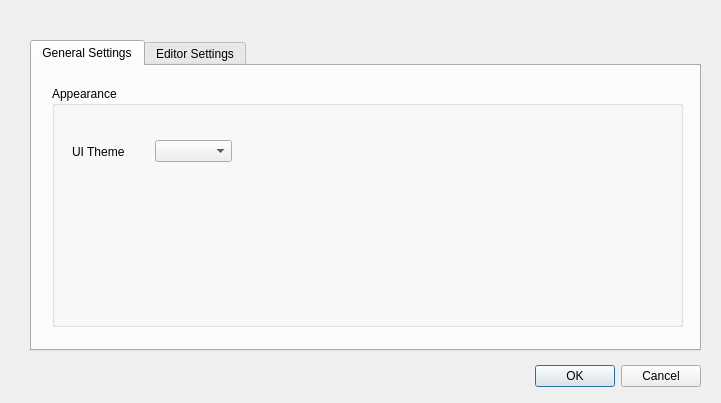
<?xml version="1.0" encoding="UTF-8"?>
<ui version="4.0">
 <class>PreferencesWindow</class>
 <widget class="QDialog" name="PreferencesWindow">
  <property name="geometry">
   <rect>
    <x>0</x>
    <y>0</y>
    <width>721</width>
    <height>403</height>
   </rect>
  </property>
  <property name="windowTitle">
   <string>Dialog</string>
  </property>
  <widget class="QDialogButtonBox" name="buttonBox">
   <property name="geometry">
    <rect>
     <x>360</x>
     <y>360</y>
     <width>341</width>
     <height>32</height>
    </rect>
   </property>
   <property name="orientation">
    <enum>Qt::Horizontal</enum>
   </property>
   <property name="standardButtons">
    <set>QDialogButtonBox::Cancel|QDialogButtonBox::Ok</set>
   </property>
  </widget>
  <widget class="QTabWidget" name="tabWidget">
   <property name="geometry">
    <rect>
     <x>30</x>
     <y>40</y>
     <width>671</width>
     <height>311</height>
    </rect>
   </property>
   <property name="currentIndex">
    <number>0</number>
   </property>
   <widget class="QWidget" name="tab_1">
    <attribute name="title">
     <string>General Settings</string>
    </attribute>
    <widget class="QWidget" name="gridLayoutWidget">
     <property name="geometry">
      <rect>
       <x>20</x>
       <y>20</y>
       <width>631</width>
       <height>241</height>
      </rect>
     </property>
     <layout class="QGridLayout" name="gridLayout">
      <item row="0" column="0">
       <widget class="QGroupBox" name="groupBox">
        <property name="title">
         <string>Appearance</string>
        </property>
        <widget class="QWidget" name="horizontalLayoutWidget">
         <property name="geometry">
          <rect>
           <x>20</x>
           <y>30</y>
           <width>160</width>
           <height>71</height>
          </rect>
         </property>
         <layout class="QHBoxLayout" name="horizontalLayout">
          <item>
           <widget class="QLabel" name="label">
            <property name="text">
             <string>UI Theme</string>
            </property>
           </widget>
          </item>
          <item>
           <widget class="QComboBox" name="themeCombo"/>
          </item>
         </layout>
        </widget>
       </widget>
      </item>
     </layout>
    </widget>
   </widget>
   <widget class="QWidget" name="tab_2">
    <attribute name="title">
     <string>Editor Settings</string>
    </attribute>
    <widget class="QWidget" name="gridLayoutWidget_2">
     <property name="geometry">
      <rect>
       <x>19</x>
       <y>29</y>
       <width>631</width>
       <height>231</height>
      </rect>
     </property>
     <layout class="QGridLayout" name="gridLayout_2">
      <item row="0" column="0">
       <widget class="QGroupBox" name="groupBox_2">
        <property name="title">
         <string>Font</string>
        </property>
        <widget class="QWidget" name="horizontalLayoutWidget_2">
         <property name="geometry">
          <rect>
           <x>20</x>
           <y>30</y>
           <width>171</width>
           <height>51</height>
          </rect>
         </property>
         <layout class="QHBoxLayout" name="horizontalLayout_2">
          <item>
           <widget class="QLabel" name="label_2">
            <property name="text">
             <string>Font Family</string>
            </property>
           </widget>
          </item>
          <item>
           <widget class="QFontComboBox" name="fontComboBox"/>
          </item>
         </layout>
        </widget>
        <widget class="QWidget" name="horizontalLayoutWidget_3">
         <property name="geometry">
          <rect>
           <x>200</x>
           <y>30</y>
           <width>161</width>
           <height>51</height>
          </rect>
         </property>
         <layout class="QHBoxLayout" name="horizontalLayout_3">
          <item>
           <widget class="QLabel" name="label_3">
            <property name="text">
             <string>Font Size</string>
            </property>
           </widget>
          </item>
          <item>
           <widget class="QSpinBox" name="spinBox"/>
          </item>
         </layout>
        </widget>
       </widget>
      </item>
     </layout>
    </widget>
   </widget>
  </widget>
 </widget>
 <resources/>
 <connections>
  <connection>
   <sender>buttonBox</sender>
   <signal>accepted()</signal>
   <receiver>PreferencesWindow</receiver>
   <slot>accept()</slot>
   <hints>
    <hint type="sourcelabel">
     <x>248</x>
     <y>254</y>
    </hint>
    <hint type="destinationlabel">
     <x>157</x>
     <y>274</y>
    </hint>
   </hints>
  </connection>
  <connection>
   <sender>buttonBox</sender>
   <signal>rejected()</signal>
   <receiver>PreferencesWindow</receiver>
   <slot>reject()</slot>
   <hints>
    <hint type="sourcelabel">
     <x>316</x>
     <y>260</y>
    </hint>
    <hint type="destinationlabel">
     <x>286</x>
     <y>274</y>
    </hint>
   </hints>
  </connection>
 </connections>
</ui>
